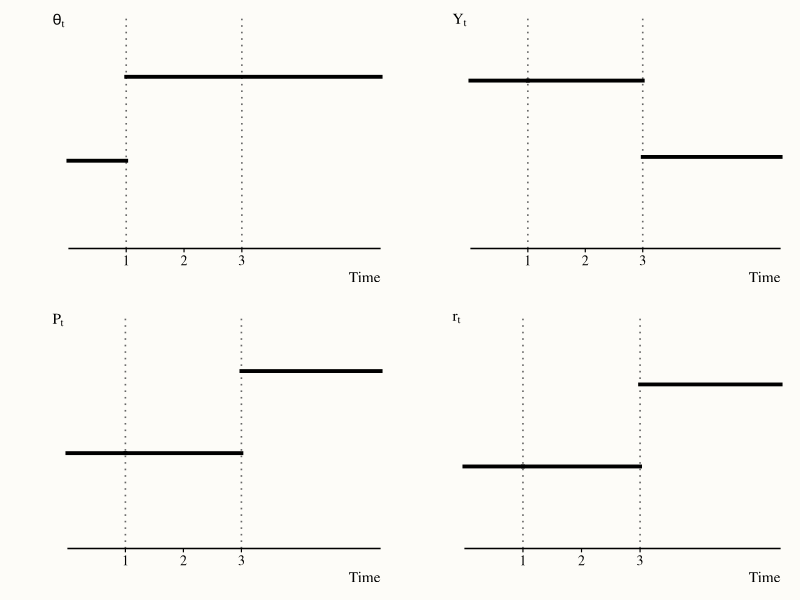
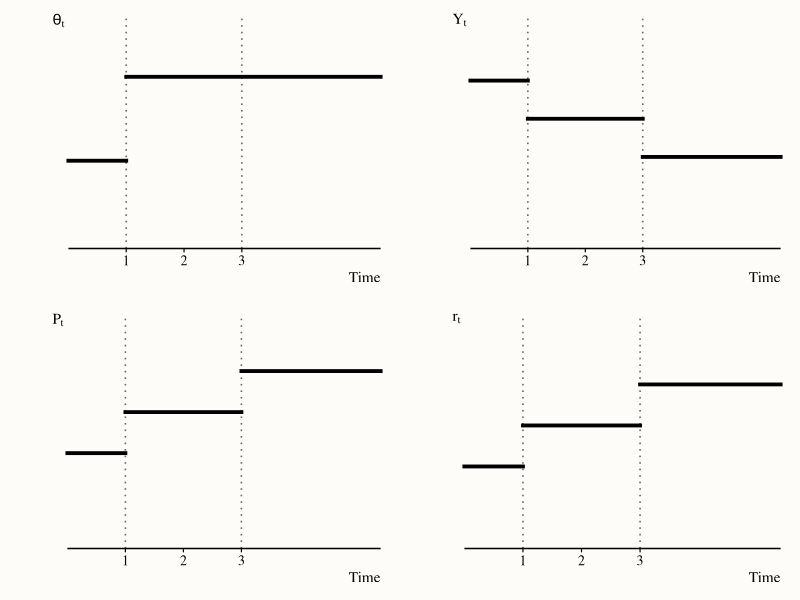

Write the R code that produced these figures, in order.
## ---- chunk 1
#| label: setup
#| include: false

knitr::opts_chunk$set(echo = TRUE, warning = FALSE, message = FALSE)
library(ggplot2)
library(dplyr)
library(tibble)
library(gridExtra)

# ── Shared panel theme ────────────────────────────────────────────────────────
th_tp <- theme_minimal(base_size = 11, base_family = "serif") +
  theme(
    plot.background  = element_rect(fill = "#fdfcf8", color = NA),
    panel.background = element_rect(fill = "#fdfcf8", color = NA),
    panel.grid       = element_blank(),
    axis.line.x      = element_line(color = "black", linewidth = 0.5),
    axis.line.y      = element_line(color = "black", linewidth = 0.5),
    axis.ticks.x     = element_line(color = "black", linewidth = 0.4),
    axis.ticks.y     = element_blank(),
    axis.text.y      = element_blank(),
    axis.text.x      = element_text(size = 10, color = "black", family = "serif"),
    axis.title.x     = element_text(hjust = 1, size = 11, family = "serif"),
    axis.title.y     = element_text(hjust = 1, angle = 0, vjust = 1,
                                    size = 11, family = "serif"),
    plot.margin      = margin(10, 14, 10, 38)
  )

# ── Helpers ───────────────────────────────────────────────────────────────────

# Build the data frame of horizontal segments for a step-function time series.
# vals   : level in each epoch (length n)
# breaks : times at which the level changes (length n-1)
# t_max  : right edge of the plot
make_hsegs <- function(vals, breaks, t_max = 5.4) {
  t_L <- c(0, breaks)
  t_R <- c(breaks, t_max)
  tibble(x = t_L, xend = t_R, y = vals, yend = vals)
}

# Draw one time-series panel.
# segs        : output of make_hsegs — drawn as solid lines
# ylab        : y-axis title (expression or string)
# ref_labels  : list of lists, each with $y (numeric) and $lab (expression/string)
#               — placed as text just left of the y-axis
# vert_lines  : x-positions of dotted vertical lines
# xlim, ylim  : axis limits; ylim must leave room below 0 for the labels
plot_tp <- function(segs, ylab, ref_labels,
                    vert_lines = c(1, 3),
                    xlim       = c(0, 5.4),
                    ylim       = c(-18, 105),
                    lw         = 1.3) {

  p <- ggplot()

  # dotted vertical lines at event times
  for (xv in vert_lines)
    p <- p + geom_vline(xintercept = xv, linetype = "dotted",
                        color = "gray40", linewidth = 0.55)

  # solid horizontal segments (step levels)
  p <- p + geom_segment(data = segs,
                        aes(x = x, xend = xend, y = y, yend = yend),
                        linewidth = lw, color = "black", lineend = "square")

  # left-side level labels
  for (item in ref_labels)
    p <- p + annotate("text",
                      x = xlim[1] - 0.16, y = item$y,
                      label = item$lab,
                      size = 3.25, hjust = 1, vjust = 0.5, family = "serif")

  p +
    scale_x_continuous(breaks = c(1, 2, 3), labels = c("1", "2", "3"),
                       limits = xlim, expand = c(0, 0)) +
    scale_y_continuous(limits = ylim, breaks = NULL, expand = c(0, 0)) +
    labs(x = "Time", y = ylab) +
    coord_cartesian(clip = "off") +
    th_tp
}

# ── Calibration (normalised [0, 100] space) ───────────────────────────────────
theta0 <- 28;  theta1 <- 72          # permanent θ increase

# Pre-shock baseline (original NCL equilibrium)
Y0 <- 70;  P0 <- 32;  r0 <- 25

# Long-run NCL equilibrium after permanent θ increase (same for both models)
Y_ncl <- 30;  P_ncl <- 75;  r_ncl <- 68

# PSP halfway values (midpoint between original and NCL)
Y_mr <- (Y0 + Y_ncl) / 2   # 50
P_mr <- (P0 + P_ncl) / 2   # 53.5
r_mr <- (r0 + r_ncl) / 2   # 46.5
## ---- chunk 2
#| label: fig-ex271-ssp
#| fig-cap: "Simple sticky-price model: permanent $\\theta_t$ increase. Horizontal lines are solid; vertical event markers are dotted. $\\theta_t$ rises at period 1 and stays elevated. Output, prices, and the real interest rate are unchanged through the sticky-price regime (periods 1–3); all three jump to their Neoclassical long-run levels from period 3 onward."
#| fig-alt: "Four time-series panels for the SSP theta shock. Theta steps up at period 1 and stays high. Y, P, and r are flat during periods 1-3 then jump to NCL levels at period 3."
#| fig-height: 5.5
#| fig-width: 8.5

# θ: permanent jump at t = 1; stays at θ₁ forever
seg_th_a <- make_hsegs(c(theta0, theta1), breaks = 1)

# Y: flat at Y₀ through t = 3, then falls to Y_ncl
seg_Y_a  <- make_hsegs(c(Y0, Y0, Y_ncl),  breaks = c(1, 3))

# P: flat at P₀ through t = 3, then rises to P_ncl
seg_P_a  <- make_hsegs(c(P0, P0, P_ncl),  breaks = c(1, 3))

# r: flat at r₀ through t = 3, then rises to r_ncl
seg_r_a  <- make_hsegs(c(r0, r0, r_ncl),  breaks = c(1, 3))

p_th_a <- plot_tp(
  seg_th_a,
  ylab       = expression(theta[t]),
  ref_labels = list(
    list(y = theta0, lab = expression(theta["0,t"])),
    list(y = theta1, lab = expression(theta["1,t"]))
  ),
  vert_lines = c(1, 3)
)

p_Y_a <- plot_tp(
  seg_Y_a,
  ylab       = expression(Y[t]),
  ref_labels = list(
    list(y = Y_ncl, lab = expression(Y[t]^ncl)),
    list(y = Y0,    lab = expression(Y["0,t"]))
  ),
  vert_lines = c(1, 3)
)

p_P_a <- plot_tp(
  seg_P_a,
  ylab       = expression(P[t]),
  ref_labels = list(
    list(y = P0,    lab = expression(bar(P)["0,t"])),
    list(y = P_ncl, lab = expression(P[t]^ncl))
  ),
  vert_lines = c(1, 3)
)

p_r_a <- plot_tp(
  seg_r_a,
  ylab       = expression(r[t]),
  ref_labels = list(
    list(y = r0,    lab = expression(r["0,t"])),
    list(y = r_ncl, lab = expression(r[t]^ncl))
  ),
  vert_lines = c(1, 3)
)

grid.arrange(p_th_a, p_Y_a,
             p_P_a,  p_r_a,
             nrow = 2, ncol = 2)
## ---- chunk 3
#| label: fig-ex271-psp
#| fig-cap: "Partial sticky-price model: permanent $\\theta_t$ increase. Horizontal lines are solid; vertical event markers are dotted. $\\theta_t$ rises at period 1 and stays elevated. Output, prices, and the real interest rate adjust halfway toward the Neoclassical long-run in periods 1–2 ($Y_t^{mr}$, $P_t^{mr}$, $r_t^{mr}$), then complete the adjustment from period 3 onward ($Y_t^{ncl}$, $P_t^{ncl}$, $r_t^{ncl}$)."
#| fig-alt: "Four time-series panels for the PSP theta shock. Theta steps up permanently at period 1. Y falls in two steps: halfway at period 1, full NCL at period 3. P and r rise in two steps in the same fashion."
#| fig-height: 5.5
#| fig-width: 8.5

# θ: same permanent jump as part (a)
seg_th_b <- make_hsegs(c(theta0, theta1), breaks = 1)

# Y: drops halfway at t=1 (periods 1–2), drops to NCL at t=3
seg_Y_b  <- make_hsegs(c(Y0, Y_mr, Y_ncl),  breaks = c(1, 3))

# P: rises halfway at t=1, rises to NCL at t=3
seg_P_b  <- make_hsegs(c(P0, P_mr, P_ncl),  breaks = c(1, 3))

# r: rises halfway at t=1, rises to NCL at t=3
seg_r_b  <- make_hsegs(c(r0, r_mr, r_ncl),  breaks = c(1, 3))

p_th_b <- plot_tp(
  seg_th_b,
  ylab       = expression(theta[t]),
  ref_labels = list(
    list(y = theta0, lab = expression(theta["0,t"])),
    list(y = theta1, lab = expression(theta["1,t"]))
  ),
  vert_lines = c(1, 3)
)

p_Y_b <- plot_tp(
  seg_Y_b,
  ylab       = expression(Y[t]),
  ref_labels = list(
    list(y = Y_ncl, lab = expression(Y[t]^ncl)),
    list(y = Y_mr,  lab = expression(Y[t]^mr)),
    list(y = Y0,    lab = expression(Y["0,t"]))
  ),
  vert_lines = c(1, 3)
)

p_P_b <- plot_tp(
  seg_P_b,
  ylab       = expression(P[t]),
  ref_labels = list(
    list(y = P0,    lab = expression(P["0,t"])),
    list(y = P_mr,  lab = expression(P[t]^mr)),
    list(y = P_ncl, lab = expression(P[t]^ncl))
  ),
  vert_lines = c(1, 3)
)

p_r_b <- plot_tp(
  seg_r_b,
  ylab       = expression(r[t]),
  ref_labels = list(
    list(y = r0,    lab = expression(r["0,t"])),
    list(y = r_mr,  lab = expression(r[t]^mr)),
    list(y = r_ncl, lab = expression(r[t]^ncl))
  ),
  vert_lines = c(1, 3)
)

grid.arrange(p_th_b, p_Y_b,
             p_P_b,  p_r_b,
             nrow = 2, ncol = 2)
